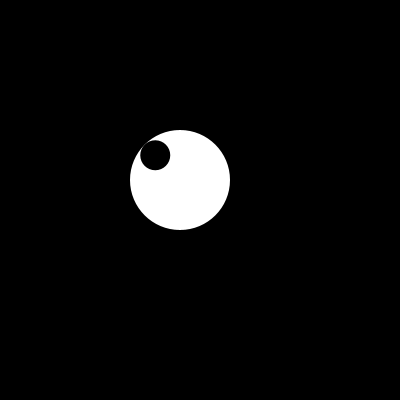
Frame 1 (no input)
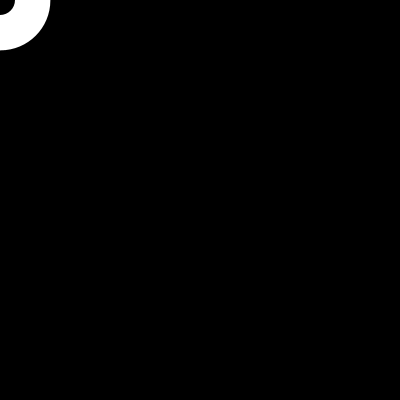
Frame 60 (the mouse pressed at the canvas centre just before this capture)
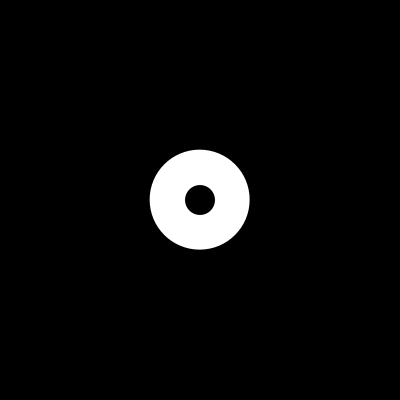
Frame 120 (the mouse held since frame 60 and released just before this capture)

The Processing sketch that drew these frames (run headless with seeded random() and noise(); from frame 60 on, the mouse is pressed at the canvas centre):

// Processing sketch: processing_68980
// ── processing_68980.pde

// Variable Oeil
float centreX = 200;
float centreY = 200;
float dBlanc = 100;

// Variable pupille

float dPupille = 30;

// Variable sauvegarde du point cliqué
float cibleX;
float cibleY;

float vitesse = 6;

/////////////////////////////////////

void setup() {

  size(400, 400);

  noStroke();
  smooth();
}

////////////////////////////////////////

void draw() {
  background(0);

  //-- Assouplissement   
  centreX = ( cibleX - centreX ) *0.1 + centreX;
  centreY = ( cibleY - centreY ) *0.1 + centreY; 


  //-- Calculer les coordonnées entre le point cliqué et la position actuelle 
  float radians = atan2( cibleY-centreY, cibleX-centreX ); 
  float distance = dist( cibleX, cibleY, centreX, centreY );



  fill(255);
  ellipse(centreX, centreY, dBlanc, dBlanc);

  //-- Calculer les coordonnées entre la position actuel et la souris
  float radiansP = atan2( mouseY-centreY, mouseX-centreX ); 
  float distancePupille = dist( mouseX, mouseY, centreX, centreY );

  distancePupille = constrain(distancePupille, 0, dBlanc/2 - dPupille/2);

  float pupilleX = cos(radiansP) * distancePupille + centreX;
  float pupilleY = sin(radiansP) * distancePupille + centreY;




  fill(0);
  ellipse(pupilleX, pupilleY, dPupille, dPupille);
}

//////////////////////////////////////////

void mousePressed() {

  cibleX = mouseX;
  cibleY = mouseY;
}
